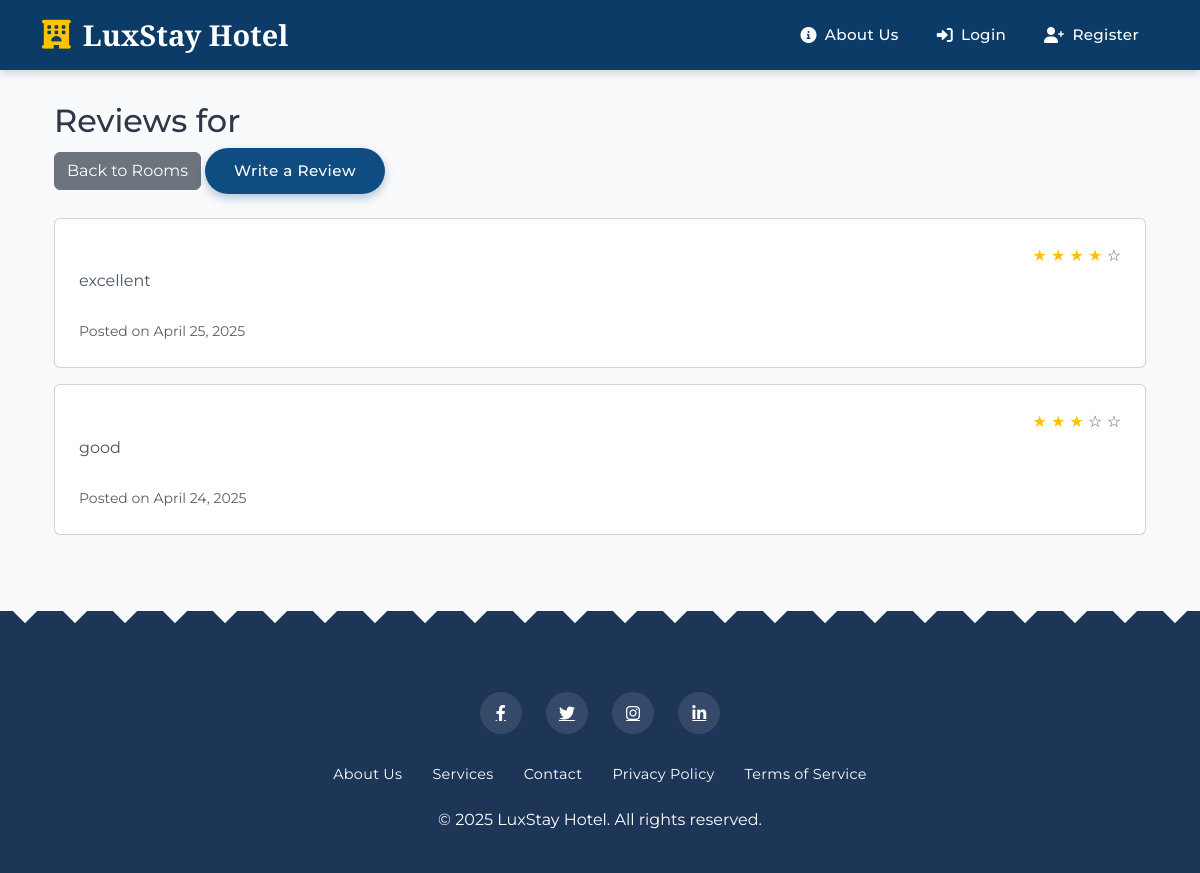
Page /room/2/reviews on the earlier database version.
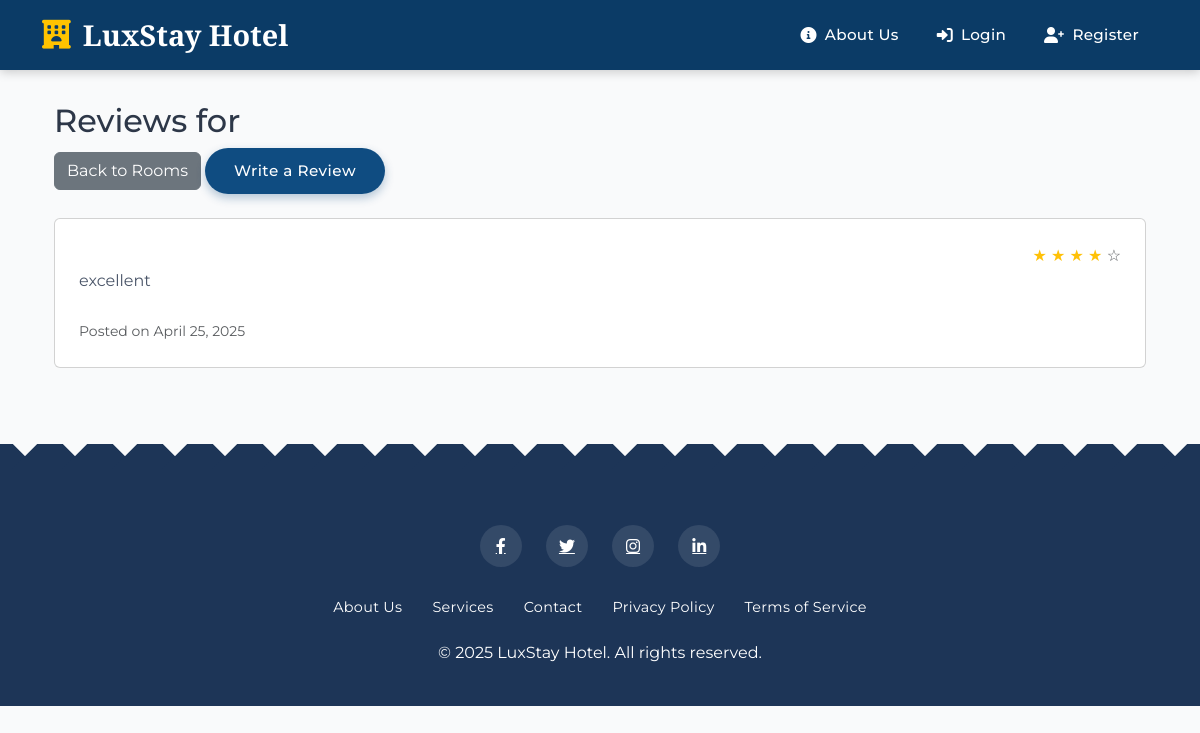
Same page on the later database version.
### models.py (models this page shows, shortened)
class Review(db.Model):
    __tablename__ = 'reviews'
    id = db.Column(db.Integer, primary_key=True)
    user_id = db.Column(db.Integer, db.ForeignKey('users.id'), nullable=False)
    room_id = db.Column(db.Integer, db.ForeignKey('rooms.r_id'), nullable=False)
    rating = db.Column(db.Integer, nullable=False)
    comment = db.Column(db.Text)
    review_date = db.Column(db.DateTime, default=datetime.utcnow)

### routes.py (the view)
@app.route('/room/<int:room_id>/reviews')
def room_reviews(room_id):
    room = Room.query.get_or_404(room_id)
    reviews = Review.query.filter_by(room_id=room_id).order_by(Review.review_date.desc()).all()
    return render_template('room_reviews.html', room=room, reviews=reviews)

### templates/room_reviews.html (shortened to what this page needs)
{% extends "base.html" %}
{% block content %}
<div class="container mt-4">
    <h2>Reviews for {{ room.name }}</h2>
    <div class="mb-4">
        <a href="{{ url_for('rooms') }}" class="btn btn-secondary">Back to Rooms</a>
        <a href="{{ url_for('add_review', room_id=room.r_id) }}" class="btn btn-primary">Write a Review</a>
    </div>
    {% if reviews %}
        {% for review in reviews %}
            <div class="card mb-3">
                <div class="card-body">
                    <div class="d-flex justify-content-between">
                        <div class="rating">
                            {% for i in range(5) %}
                                {% if i < review.rating %}
                                    <span class="text-warning">★</span>
                                {% else %}
                                    <span class="text-muted">☆</span>
                                {% endif %}
                            {% endfor %}
                        </div>
                    </div>
                    <p class="card-text">{{ review.comment }}</p>
                    <small class="text-muted">Posted on {{ review.review_date.strftime('%B %d, %Y') }}</small>
                </div>
            </div>
        {% endfor %}
    {% else %}
        <p>No reviews yet for this room.</p>
    {% endif %}
</div>
{% endblock %}

Differences in the rows shown:
removed Review: rating 3 (drawn), comment "good", review_date "April 24, 2025"
